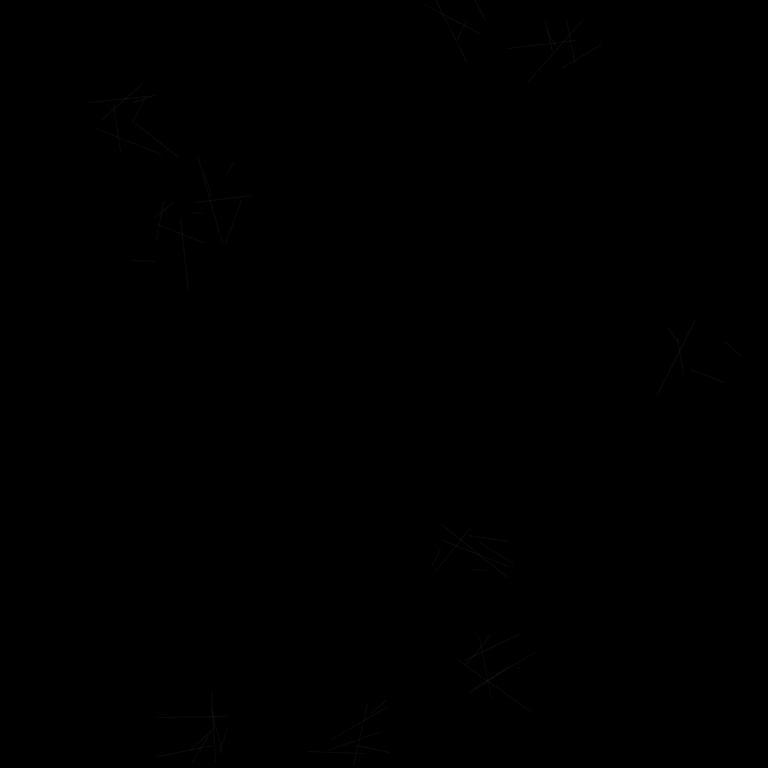
Frame 1 (no input)
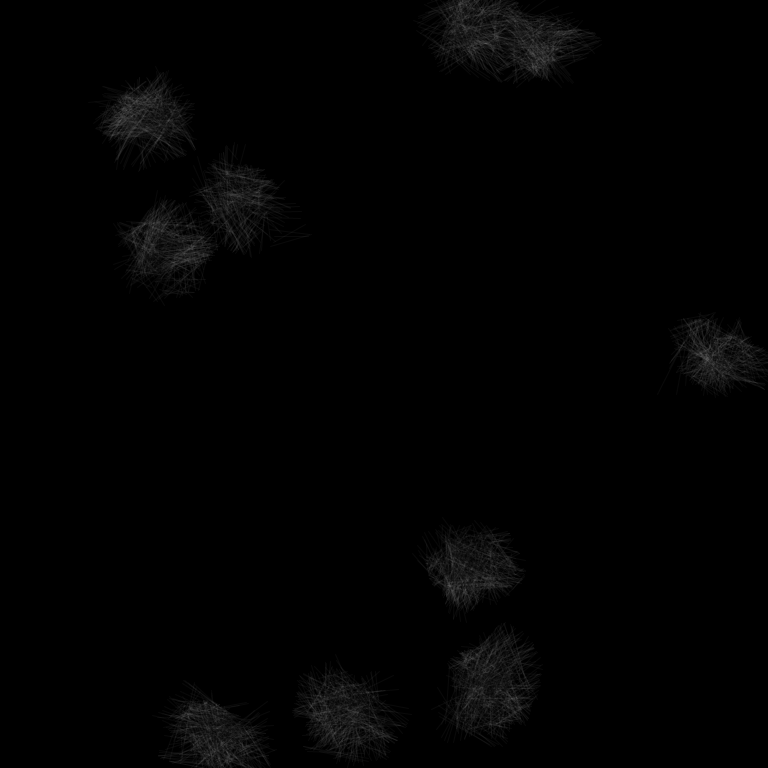
Frame 60 (the mouse pressed at the canvas centre just before this capture)
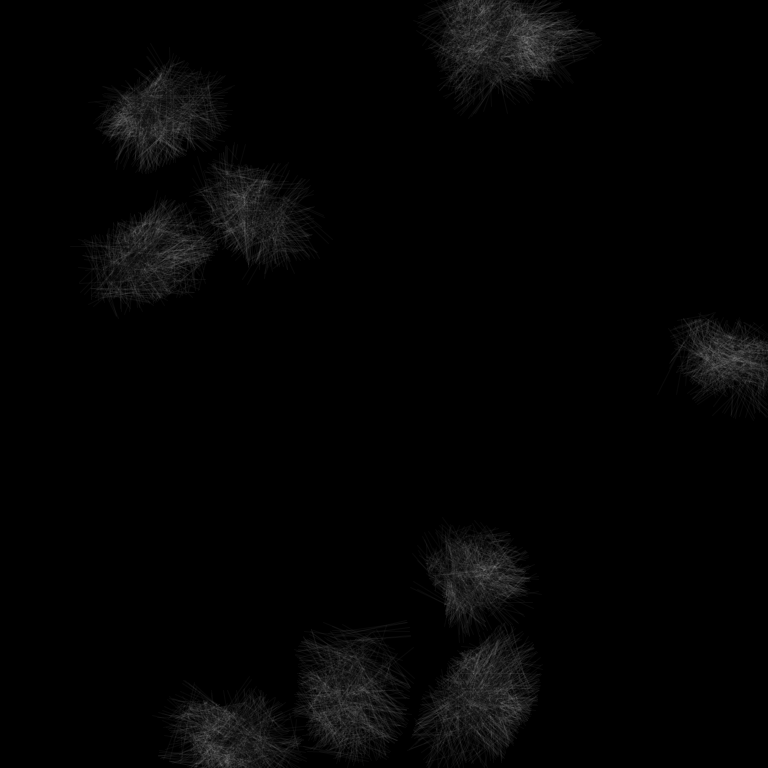
Frame 120 (the mouse held since frame 60 and released just before this capture)

The Processing sketch that drew these frames (run headless with seeded random() and noise(); from frame 60 on, the mouse is pressed at the canvas centre):

// Processing sketch: s049_burrowers
// ── s049_burrowers.pde
/*
Copyright (c) 2016 Tobias Wehrum <Tobias.Wehrum@dragonlab.de>
Distributed under the MIT License. (See accompanying file LICENSE or copy at http://opensource.org/licenses/MIT)
This notice shall be included in all copies or substantial portions of the Software.

Controls:
- Left-click to refresh.
- Right-click to pause/resume.
*/

boolean paused;
float time;
ArrayList<Creature> creatures = new ArrayList<Creature>();

void setup()
{
  size(768, 768);
  //blendMode(ADD);
  
  frameRate(130);
  reset();
}

void mouseClicked()
{
  if (mouseButton == LEFT)
  {
    reset();
  }
  else if (mouseButton == RIGHT)
  {
    paused = !paused;
  }
}

void reset()
{
  noiseSeed(floor(random(0, 10000000)));
  
  time = 0;
  creatures.clear();
  for (int i = 0; i < 10; i++)
    creatures.add(new Creature(new PVector(random(0, width), random(0, height)), width/10));
  
  paused = false;
  
  background(0);
}

void draw()
{
  
  if (paused)
    return;
  
  for (int i = 0; i < 1; i++)
    step();
}

void step()
{
  time++;
  for (Creature creature : creatures)
  {
    creature.draw();
  }
}

class Creature
{
  float noiseIndex;
  PVector center;
  float radius;
  float angle;
  float speed;
  ArrayList<Tentacle> tentacles = new ArrayList<Tentacle>();
  
  Creature(PVector center, float radius)
  {
    this.center = center;
    this.radius = radius;
    noiseIndex = random(0, 10000);
    
    int count = floor(random(5, 8));
    float angleStart = random(0, PI*2);
    float angleDelta = (PI*2)/count;
    for (int i = 0; i < count; i++)
      tentacles.add(new Tentacle(this, angleStart + angleDelta * i));
      
    angle = random(0, PI*2);
    speed = random(0.3, 0.6);
  }
  
  void draw()
  {
    angle += (noise(noiseIndex, 0, time * 0.01) * 2 - 1) * (PI/300);
    
    center.x += cos(angle) * speed;
    center.y += sin(angle) * speed;
    
    center.x = (center.x + width) % width;
    center.y = (center.y + height) % height;
    
    noFill();
    
    //blendMode(ADD);
    for (Tentacle tentacle : tentacles)
    {
      stroke(255, 10);
      tentacle.draw();
    }
    
    //blendMode(NORMAL);
    for (int i = 0; i < tentacles.size() - 1; i++)
    {
      for (int j = i + 1; j < tentacles.size(); j++)
      {
        stroke(0, 20);
        PVector from = tentacles.get(i).from;
        PVector to = tentacles.get(j).from;
        line(from.x, from.y, to.x, to.y);
      }
    }
  }
}

class Tentacle
{
  Creature creature;
  float noiseIndex;
  float angle;
  float angleSpeed;
  float radius;
  float radiusSpeed;
  PVector from = new PVector();
  
  Tentacle(Creature creature, float angle)
  {
    this.creature = creature;
    noiseIndex = random(0, 10000);
    
    this.angle = angle;
    this.radius = creature.radius;
    
    angleSpeed = random(-1, 1) * 0.1; // 0.05;
    radiusSpeed = random(0.3, 1) * 0.2; // 0.2
  }
  
  void draw()
  {
    float timeOffsetInner = time * 0.1;
    float timeOffsetAngle = time * 0.1;
    float timeOffsetAngle2 = time * 0.1;
    
    PVector offset = new PVector(noise(noiseIndex, 0, timeOffsetInner) * 2 - 1,
                                 noise(noiseIndex, 1, timeOffsetInner) * 2 - 1);
    if (offset.magSq() > 1)
      offset.normalize();
    
    from.x = creature.center.x + offset.x * creature.radius;
    from.y = creature.center.y + offset.y * creature.radius;
    
    float currentAngle = angle + (noise(noiseIndex, 2, timeOffsetAngle) * 2 - 1) * PI;
    float currentRadius = radius * noise(creature.noiseIndex, currentAngle);
    float toX = creature.center.x + cos(currentAngle) * currentRadius;
    float toY = creature.center.y + sin(currentAngle) * currentRadius;
    
    line(from.x, from.y, toX, toY);
    
    radius += radiusSpeed;
    angle += angleSpeed;
  }
}
